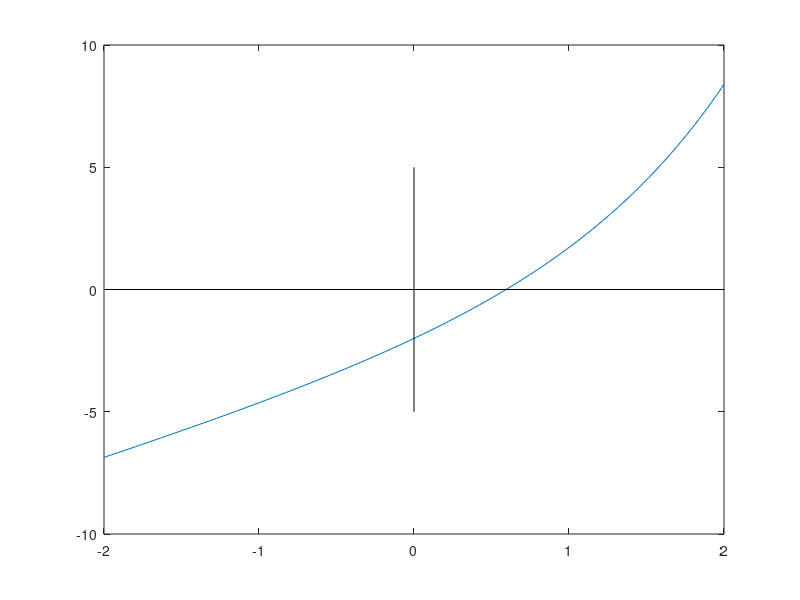

Here is the MATLAB script that generated this plot: (Note: this script raises an error after producing the figure.)
% L0125105_Lazuardi Akbar Imani
x = linspace(-2, 2);
f = @(x) exp(x) + 2*x - 3;
y = f(x);
plot(x, y)
line([-2, 2], [0, 0], 'color', 'k') 
line([0, 0], [-5, 5], 'color', 'k') 
gtext('y = e^x + 2x - 3')
gtext('Akar')
